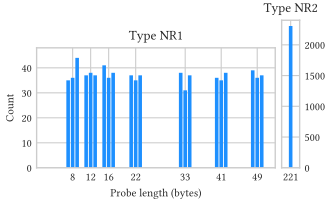

Write the Python code that produced this figure.
#!/usr/bin/env python3

import getopt
import sys

import matplotlib.pyplot as plt
from matplotlib.gridspec import GridSpec
import numpy as np

import common

FIGSIZE = (common.COLUMNWIDTH, 2.0)

_, (input_filename, output_filename) = getopt.gnu_getopt(sys.argv[1:], "")

data = np.loadtxt(input_filename, delimiter=",", skiprows=1)

# Because there is such a wide range in values, we split the plot horizontally.
XRANGES = ((0, 53), (219, 223))
YRANGES = ((0, 48), (0, 2400))

# Make sure the omitted parts of the plot do not contain any data.
assert all(any(xr[0] < x <= xr[1] for xr in XRANGES) for x in data[:,0])

# https://matplotlib.org/3.2.1/gallery/userdemo/demo_gridspec03.html
fig = plt.figure(figsize=FIGSIZE)
gs = GridSpec(
    len(XRANGES), 2,
    width_ratios=[xr[1] - xr[0] for xr in XRANGES],
    height_ratios=(1, 5),
    wspace=0.05,
    hspace=0.05,
)
ax0 = fig.add_subplot(gs[1,0])
ax1 = fig.add_subplot(gs[:,1])

for ax in ax0, ax1:
    ax.bar(data[:,0], data[:,1], color=common.COLOR_NON_REPLAY)

ax0.set_xlim(*XRANGES[0])
ax0.set_xticks([8, 12, 16, 22, 33, 41, 49])
ax0.set_ylim(*YRANGES[0])
ax0.set_title("Type NR1")
ax0.set_xlabel("Probe length (bytes)")
ax0.set_ylabel("Count")

ax1.set_xlim(*XRANGES[1])
ax1.set_xticks([max(data[:,0])])
ax1.set_ylim(*YRANGES[1])
ax1.tick_params(left=False, labelleft=False, right=True, labelright=True)
ax1.set_title("Type NR2")

fig.subplots_adjust(left=0.11, bottom=0.16, right=0.90, top=0.90)
fig.savefig(output_filename, metadata={"CreationDate": None})
